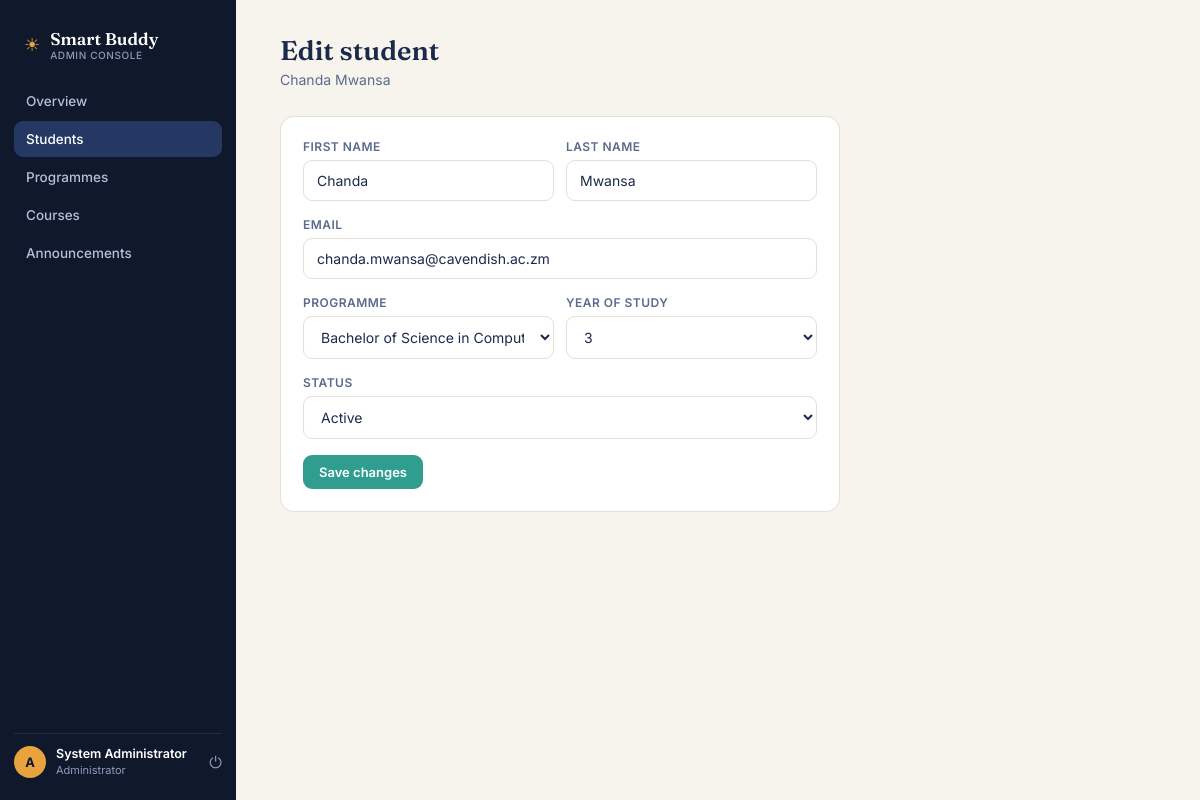
The app's page /admin/students/edit.php?id=1 (signed in) with its own data.
### tables this page shows
CREATE TABLE students (
    id INT AUTO_INCREMENT PRIMARY KEY,
    programme_id INT NOT NULL,
    first_name VARCHAR(80) NOT NULL,
    last_name VARCHAR(80) NOT NULL,
    email VARCHAR(150) NOT NULL UNIQUE,
    password_hash VARCHAR(255) NOT NULL,
    year_of_study TINYINT DEFAULT 1,
    added_by_admin TINYINT(1) DEFAULT 0,
    status ENUM('active','suspended') DEFAULT 'active',
    created_at TIMESTAMP DEFAULT CURRENT_TIMESTAMP,
    FOREIGN KEY (programme_id) REFERENCES programmes(id) ON DELETE RESTRICT
);

CREATE TABLE programmes (
    id INT AUTO_INCREMENT PRIMARY KEY,
    name VARCHAR(150) NOT NULL,
    code VARCHAR(20) NOT NULL UNIQUE,
    school VARCHAR(150) NOT NULL DEFAULT '',
    created_at TIMESTAMP DEFAULT CURRENT_TIMESTAMP
);

### includes/functions.php (called while the page is built, shortened)
<?php
function e($string) {
    return htmlspecialchars($string ?? '', ENT_QUOTES, 'UTF-8');
}

### admin/students/edit.php (the view, shortened to what this page needs)
<?php
require_once __DIR__ . '/../../config/config.php';
$id = (int)($_GET['id'] ?? $_POST['id'] ?? 0);
$stmt = $pdo->prepare("SELECT * FROM students WHERE id=?");
$stmt->execute([$id]);
$stud = $stmt->fetch();
$programmes = $pdo->query("SELECT * FROM programmes ORDER BY name")->fetchAll();
include __DIR__ . '/../../includes/admin_header.php';
?>
<div class="topline"><div><h1>Edit student</h1><div class="desc"><?= e($stud['first_name'].' '.$stud['last_name']) ?></div></div></div>
<div class="card" style="max-width:560px;">
  <form method="post">
    <div class="form-row-2">
      <div class="field"><label>First name</label><input type="text" name="first_name" value="<?= e($stud['first_name']) ?>" required></div>
      <div class="field"><label>Last name</label><input type="text" name="last_name" value="<?= e($stud['last_name']) ?>" required></div>
    </div>
    <div class="field"><label>Email</label><input type="email" name="email" value="<?= e($stud['email']) ?>" required></div>
    <div class="form-row-2">
      <div class="field"><label>Programme</label>
        <select name="programme_id">
          <?php foreach ($programmes as $p): ?><option value="<?= $p['id'] ?>" <?= $p['id']==$stud['programme_id']?'selected':'' ?>><?= e($p['name']) ?></option><?php endforeach; ?>
        </select>
      </div>
      <div class="field"><label>Year of study</label>
        <select name="year_of_study"><?php for ($y=1;$y<=6;$y++): ?><option value="<?= $y ?>" <?= $y==$stud['year_of_study']?'selected':'' ?>><?= $y ?></option><?php endfor; ?></select>
      </div>
    </div>
    <div class="field"><label>Status</label>
      <select name="status">
        <option value="active" <?= $stud['status']==='active'?'selected':'' ?>>Active</option>
      </select>
    </div>
    <button class="pill-btn teal" type="submit">Save changes</button>
  </form>
</div>
<?php include __DIR__ . '/../../includes/footer.php'; ?>

### assets/css/base.css (style rules this page uses)
:root { --navy-950: #10182B; --navy-900: #1B2A4A; --navy-800: #243863; --paper: #F6F4ED; --paper-raised: #FFFFFF; --ink: #1B2A4A; --ink-soft: #5B6B8C; --ink-faint: #8E9BB8; --amber: #E8A33D; --amber-deep: #C9821F; --amber-soft: #FBEAD0; --teal: #2F9E8F; --teal-soft: #DCF2EE; --coral: #E2574C; --coral-soft: #FBE2DF; --line: #E4E0D3; --line-soft: #EDEAE0; --radius: 14px; }
* { box-sizing: border-box; }
html, body { margin: 0; padding: 0; }
body { font-family: 'Inter', sans-serif; background: var(--paper); color: var(--ink); -webkit-font-smoothing: antialiased; }
h1, h2, h3 { font-family: 'Fraunces', serif; }
button { font-family: inherit; cursor: pointer; }
input, textarea, select { font-family: inherit; }

### assets/css/layout.css (style rules this page uses)
.topline { display: flex; justify-content: space-between; align-items: flex-start; margin-bottom: 28px; flex-wrap: wrap; gap: 14px; }
.topline h1 { font-size: 27px; margin: 0 0 4px; font-weight: 600; }
.topline .desc { color: var(--ink-soft); font-size: 14px; }

### assets/css/auth.css (style rules this page uses)
.field { margin-bottom: 16px; }
.field label { display: block; font-size: 12px; font-weight: 600; color: var(--ink-soft); margin-bottom: 6px; text-transform: uppercase; letter-spacing: 0.04em; }
.field input, .field select, .field textarea { width: 100%; padding: 11px 13px; border: 1px solid var(--line); border-radius: 9px; font-size: 14px; background: #fff; color: var(--ink); }
.form-row-2 { display: flex; gap: 12px; }
.form-row-2 .field { flex: 1; }

### assets/css/components.css (style rules this page uses)
.card { background: var(--paper-raised); border: 1px solid var(--line); border-radius: var(--radius); padding: 22px; }
.pill-btn { background: var(--navy-900); color: #fff; border: none; padding: 9px 16px; border-radius: 9px; font-size: 13px; font-weight: 600; display: inline-flex; align-items: center; gap: 6px; text-decoration: none; }
.pill-btn.teal { background: var(--teal); }

### records on screen
students: first_name+last_name "Chanda Mwansa", first_name "Chanda", last_name "Mwansa", email "chanda.mwansa@cavendish.ac.zm", programme_id "Bachelor of Science in Computing", year_of_study "3", status "Active"

### other values on screen
$item['label'] "Overview"
$item['label'] "Students"
$item['label'] "Programmes"
$item['label'] "Courses"
$item['label'] "Announcements"
$_SESSION['admin_name'] "System Administrator"
